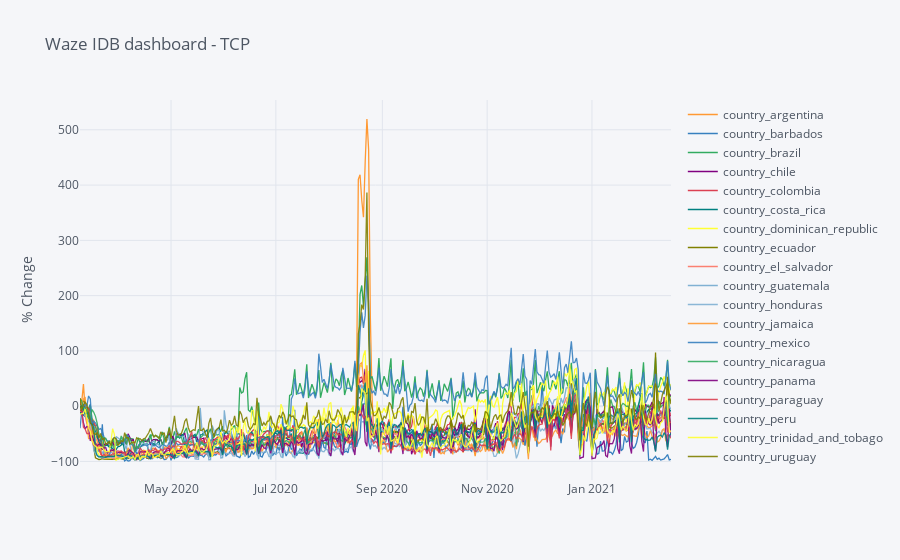

The cell this chart's notebook holds for it:
### Code cell
df_dash[['date', 'tcp', 'region_slug']] \
    .pivot(index='date', columns='region_slug', values='tcp') \
    .iplot(
    #theme='custom',
    yTitle='% Change',
    title='Waze IDB dashboard - TCP'
)

### Figure 1 — Plotly figure (JSON) as saved in the notebook; plotly's stock layout.template omitted (floating-point values rounded to 4 significant figures; data arrays with more than 128 entries replaced by an {"elided": "..."} marker saying what was removed)
{"data": [{"line": {"color": "rgba(255, 153, 51, 1.0)", "dash": "solid", "shape": "linear", "width": 1.3}, "mode": "lines", "name": "country_argentina", "text": "", "type": "scatter", "x": {"elided": "345 str values"}, "y": {"elided": "345 float values"}}, {"line": {"color": "rgba(55, 128, 191, 1.0)", "dash": "solid", "shape": "linear", "width": 1.3}, "mode": "lines", "name": "country_barbados", "text": "", "type": "scatter", "x": {"elided": "345 str values"}, "y": {"elided": "345 float values"}}, {"line": {"color": "rgba(50, 171, 96, 1.0)", "dash": "solid", "shape": "linear", "width": 1.3}, "mode": "lines", "name": "country_brazil", "text": "", "type": "scatter", "x": {"elided": "345 str values"}, "y": {"elided": "345 float values"}}, {"line": {"color": "rgba(128, 0, 128, 1.0)", "dash": "solid", "shape": "linear", "width": 1.3}, "mode": "lines", "name": "country_chile", "text": "", "type": "scatter", "x": {"elided": "345 str values"}, "y": {"elided": "345 float values"}}, {"line": {"color": "rgba(219, 64, 82, 1.0)", "dash": "solid", "shape": "linear", "width": 1.3}, "mode": "lines", "name": "country_colombia", "text": "", "type": "scatter", "x": {"elided": "345 str values"}, "y": {"elided": "345 float values"}}, {"line": {"color": "rgba(0, 128, 128, 1.0)", "dash": "solid", "shape": "linear", "width": 1.3}, "mode": "lines", "name": "country_costa_rica", "text": "", "type": "scatter", "x": {"elided": "345 str values"}, "y": {"elided": "345 float values"}}, {"line": {"color": "rgba(255, 255, 51, 1.0)", "dash": "solid", "shape": "linear", "width": 1.3}, "mode": "lines", "name": "country_dominican_republic", "text": "", "type": "scatter", "x": {"elided": "345 str values"}, "y": {"elided": "345 float values"}}, {"line": {"color": "rgba(128, 128, 0, 1.0)", "dash": "solid", "shape": "linear", "width": 1.3}, "mode": "lines", "name": "country_ecuador", "text": "", "type": "scatter", "x": {"elided": "345 str values"}, "y": {"elided": "345 float values"}}, {"line": {"color": "rgba(251, 128, 114, 1.0)", "dash": "solid", "shape": "linear", "width": 1.3}, "mode": "lines", "name": "country_el_salvador", "text": "", "type": "scatter", "x": {"elided": "345 str values"}, "y": {"elided": "345 float values"}}, {"line": {"color": "rgba(128, 177, 211, 1.0)", "dash": "solid", "shape": "linear", "width": 1.3}, "mode": "lines", "name": "country_guatemala", "text": "", "type": "scatter", "x": {"elided": "345 str values"}, "y": {"elided": "345 float values"}}, {"line": {"color": "rgba(128, 177, 211, 0.8999999999999999)", "dash": "solid", "shape": "linear", "width": 1.3}, "mode": "lines", "name": "country_honduras", "text": "", "type": "scatter", "x": {"elided": "345 str values"}, "y": {"elided": "345 float values"}}, {"line": {"color": "rgba(255, 153, 51, 0.8999999999999999)", "dash": "solid", "shape": "linear", "width": 1.3}, "mode": "lines", "name": "country_jamaica", "text": "", "type": "scatter", "x": {"elided": "345 str values"}, "y": {"elided": "345 float values"}}, {"line": {"color": "rgba(55, 128, 191, 0.8999999999999999)", "dash": "solid", "shape": "linear", "width": 1.3}, "mode": "lines", "name": "country_mexico", "text": "", "type": "scatter", "x": {"elided": "345 str values"}, "y": {"elided": "345 float values"}}, {"line": {"color": "rgba(50, 171, 96, 0.8999999999999999)", "dash": "solid", "shape": "linear", "width": 1.3}, "mode": "lines", "name": "country_nicaragua", "text": "", "type": "scatter", "x": {"elided": "345 str values"}, "y": {"elided": "345 float values"}}, {"line": {"color": "rgba(128, 0, 128, 0.8999999999999999)", "dash": "solid", "shape": "linear", "width": 1.3}, "mode": "lines", "name": "country_panama", "text": "", "type": "scatter", "x": {"elided": "345 str values"}, "y": {"elided": "345 float values"}}, {"line": {"color": "rgba(219, 64, 82, 0.8999999999999999)", "dash": "solid", "shape": "linear", "width": 1.3}, "mode": "lines", "name": "country_paraguay", "text": "", "type": "scatter", "x": {"elided": "345 str values"}, "y": {"elided": "345 float values"}}, {"line": {"color": "rgba(0, 128, 128, 0.8999999999999999)", "dash": "solid", "shape": "linear", "width": 1.3}, "mode": "lines", "name": "country_peru", "text": "", "type": "scatter", "x": {"elided": "345 str values"}, "y": {"elided": "345 float values"}}, {"line": {"color": "rgba(255, 255, 51, 0.8999999999999999)", "dash": "solid", "shape": "linear", "width": 1.3}, "mode": "lines", "name": "country_trinidad_and_tobago", "text": "", "type": "scatter", "x": {"elided": "345 str values"}, "y": {"elided": "345 float values"}}, {"line": {"color": "rgba(128, 128, 0, 0.8999999999999999)", "dash": "solid", "shape": "linear", "width": 1.3}, "mode": "lines", "name": "country_uruguay", "text": "", "type": "scatter", "x": {"elided": "345 str values"}, "y": {"elided": "345 float values"}}], "layout": {"legend": {"bgcolor": "#F5F6F9", "font": {"color": "#4D5663"}}, "paper_bgcolor": "#F5F6F9", "plot_bgcolor": "#F5F6F9", "title": {"font": {"color": "#4D5663"}, "text": "Waze IDB dashboard - TCP"}, "xaxis": {"gridcolor": "#E1E5ED", "showgrid": true, "tickfont": {"color": "#4D5663"}, "title": {"font": {"color": "#4D5663"}, "text": ""}, "zerolinecolor": "#E1E5ED"}, "yaxis": {"gridcolor": "#E1E5ED", "showgrid": true, "tickfont": {"color": "#4D5663"}, "title": {"font": {"color": "#4D5663"}, "text": "% Change"}, "zerolinecolor": "#E1E5ED"}}}
